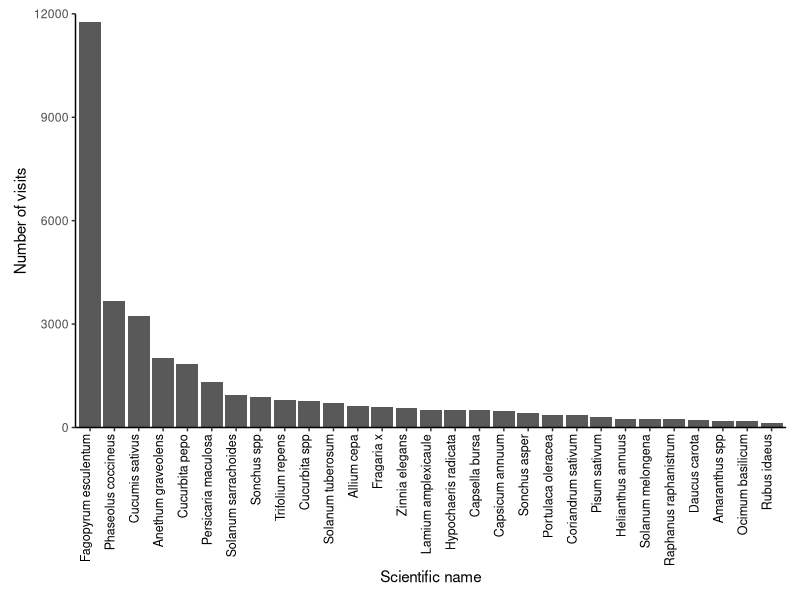
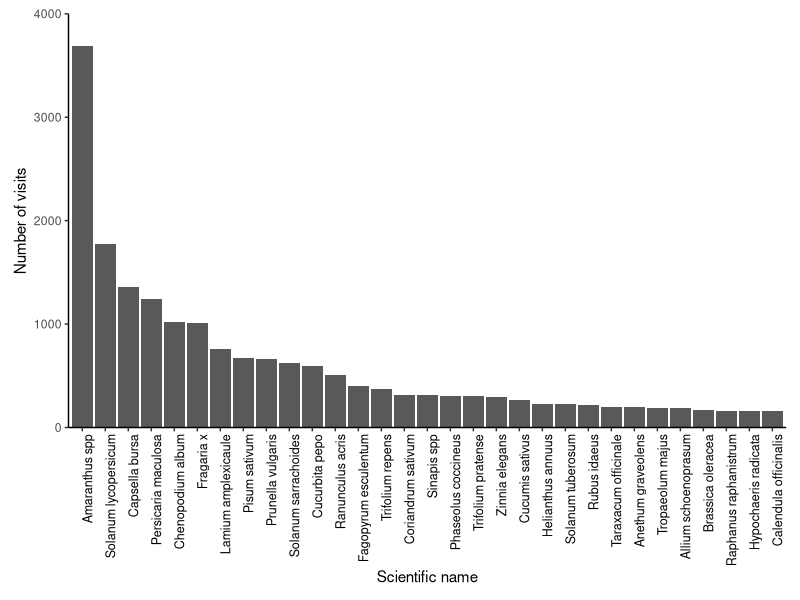
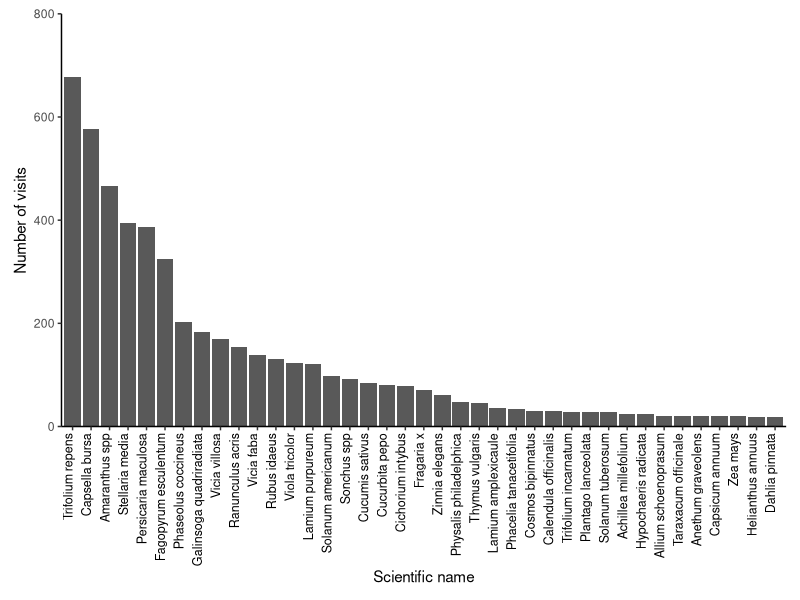
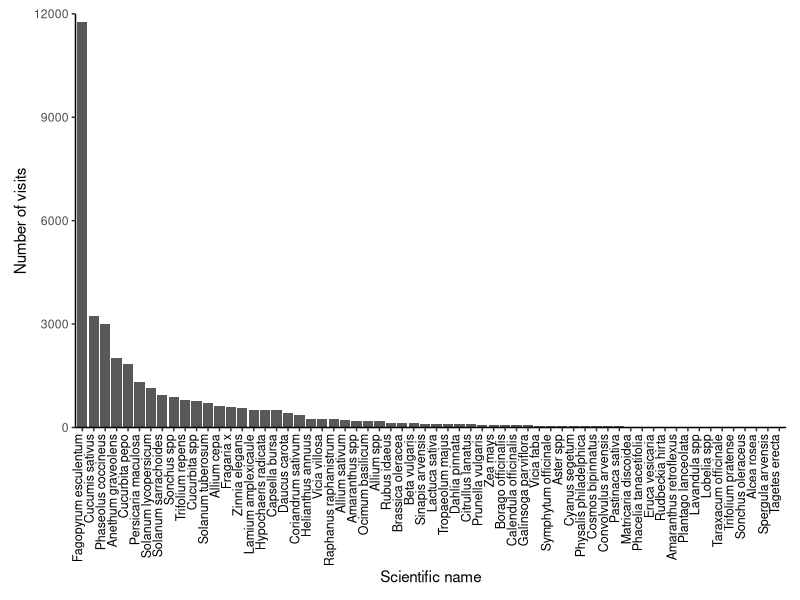
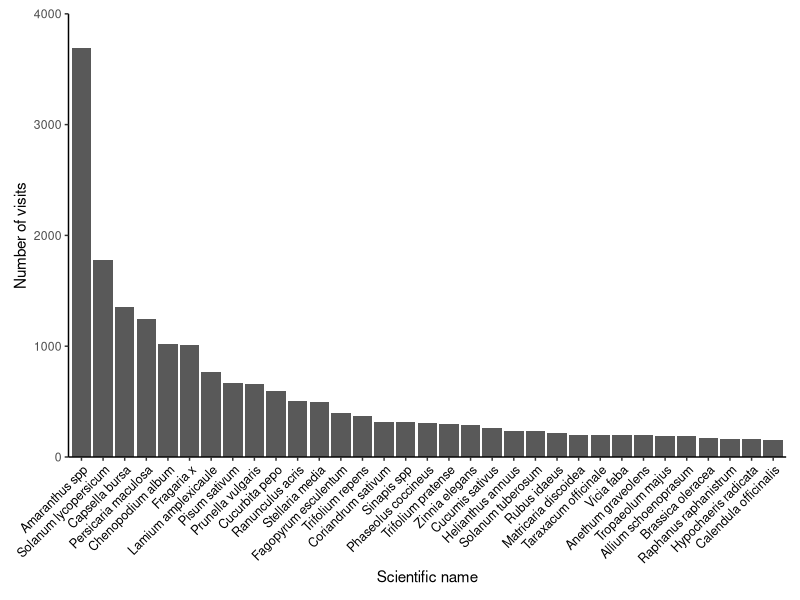
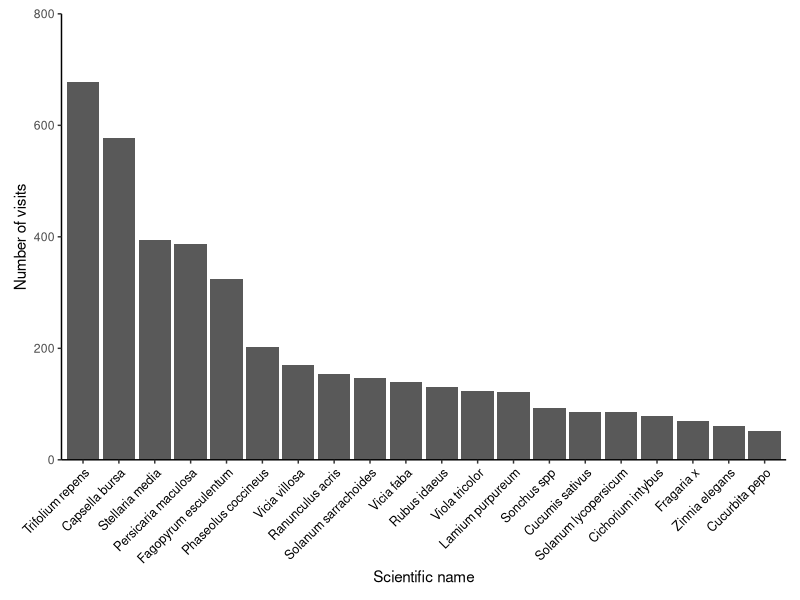

These figures' R source, in order:
## ---- chunk 1
knitr::opts_chunk$set(echo = TRUE)
## ---- chunk 2
library(ggplot2)
## ---- chunk 3
#Load in data
hb2014 <- read.csv("EB_visitation_honeybees_2014.csv")

#Remove unnecessary columns to only have number of visitations per species columns remaining
hb2014<- subset(hb2014, select = -c(1:3))

# placeholder for total number of visitation
sumhb2014 <- c()

for(each in hb2014) {
  sumhb2014 <- append(sumhb2014, sum(each))
}

#Get column names
namehb2014 <- c()

#Creates a vector containing the column names from the original data file
for(each in hb2014) {
  namehb2014 <- colnames(hb2014, do.NULL = FALSE)
}


#Clean column names to only have genus and species

#Creates vector to store each of the genera
genushb2014 <- c()

for (each in namehb2014) {
  #Stores each Genus at a time after removing other unwanted name components
  tempgenus <- unlist(strsplit(each, "\\."))[1]
  #this creates a vector with the row numbers of each genus
  rowNumbers <- which(each == namehb2014)
  #Using the indexing of rownumbers, each genus is added to genushb2014 in the proper order
  genushb2014[rowNumbers] <- tempgenus
}

#Creates vector to store each of the epithets
epithethb2014 <- c()

for (each in namehb2014) {
  #Stores each epithet at a time after removing other unwanted name components
  tempepithet <- unlist(strsplit(each, "\\."))[2]
  #this creates a vector with the row numbers of each epithet
  rowNumbers <- which(each == namehb2014)
  #Using the indexing of rownumbers, each epithet is added to epithethb2014 in the proper order
  epithethb2014[rowNumbers] <- tempepithet
}

#Combine genus and species for each flower into 1 data point per flower
scientificNamehb2014 <- paste(genushb2014, epithethb2014)

#Creates the dataframe that will be used to plot the means, with the means in one column and the Scientific names in the other
plotDatahb2014 <- data.frame(
  Number_of_Visits = sumhb2014,
  ScientificNames = scientificNamehb2014
)

#Arbitrarily removes low number of visitations from the data
plotDatahb2014 <- subset(plotDatahb2014, Number_of_Visits>130)

#Attempt at new version of plotting
ggplot(plotDatahb2014, aes(x= reorder(ScientificNames, -Number_of_Visits, FUN = sum), y= Number_of_Visits)) +
  geom_bar(stat = "identity") +
  theme_classic() +
  scale_y_continuous(expand = c(0,0)) +
  geom_text(aes(x=1, y=12000, label="Stretch it"), vjust=-1) +
  theme(axis.text.x = element_text(angle = 90, size = 9,color = "black", face = "plain", vjust = 0, hjust = 1),plot.margin = margin(10, 10, 10, 10)) + 
  xlab("Scientific name") +
  ylab("Number of visits")  

## ---- chunk 4
hb2015 <- read.csv("EB_visitation_honeybees_2015.csv")

#Remove unnecessary columns to only have number of visitations per species columns remaining
hb2015 <- subset(hb2015, select = -c(1:3))

# placeholder for total number of visitation
sumhb2015 <- c()

for(each in hb2015) {
  sumhb2015 <- append(sumhb2015, sum(each))
}

#Get column names
namehb2015 <- c()

#Creates a vector containing the column names from the original data file
for(each in hb2015) {
  namehb2015 <- colnames(hb2015, do.NULL = FALSE)
}


#Clean column names to only have genus and species

#Creates vector to store each of the genera
genushb2015 <- c()

for (each in namehb2015) {
  #Stores each Genus at a time after removing other unwanted name components
  tempgenus <- unlist(strsplit(each, "\\."))[1]
  #this creates a vector with the row numbers of each genus
  rowNumbers <- which(each == namehb2015)
  #Using the indexing of rownumbers, each genus is added to genushb2014 in the proper order
  genushb2015[rowNumbers] <- tempgenus
}

#Creates vector to store each of the epithets
epithethb2015 <- c()

for (each in namehb2015) {
  #Stores each epithet at a time after removing other unwanted name components
  tempepithet <- unlist(strsplit(each, "\\."))[2]
  #this creates a vector with the row numbers of each epithet
  rowNumbers <- which(each == namehb2015)
  #Using the indexing of rownumbers, each epithet is added to epithethb2014 in the proper order
  epithethb2015[rowNumbers] <- tempepithet
}

#Combine genus and species for each flower into 1 data point per flower
scientificNamehb2015 <- paste(genushb2015, epithethb2015)

#Creates the dataframe that will be used to plot the means, with the means in one column and the Scientific names in the other
plotDatahb2015 <- data.frame(
  Number_of_Visits = sumhb2015,
  ScientificNames = scientificNamehb2015
)

#Arbitrarily removes low number of visitations from the data
plotDatahb2015 <- subset(plotDatahb2015, Number_of_Visits>150)

#Attempt at new version of plotting
ggplot(plotDatahb2015, aes(x= reorder(ScientificNames, -Number_of_Visits, FUN = sum), y= Number_of_Visits)) +
  geom_bar(stat = "identity") +
  theme_classic() +
  scale_y_continuous(expand = c(0,0)) +
  geom_text(aes(x=1, y=4000, label="Stretch it"), vjust=-1) +
  theme(axis.text.x = element_text(angle = 90, size = 9,color = "black", face = "plain", vjust = 1, hjust = 1),plot.margin = margin(10, 10, 10, 10)) + 
  xlab("Scientific name") +
  ylab("Number of visits")  

## ---- chunk 5
hb2016 <- read.csv("EB_visitation_honeybees_2016.csv")

#Remove unnecessary columns to only have number of visitations per species columns remaining
hb2016 <- subset(hb2016, select = -c(1:3))

# placeholder for total number of visitation
sumhb2016 <- c()

for(each in hb2016) {
  sumhb2016 <- append(sumhb2016, sum(each))
}

#Get column names
namehb2016 <- c()

#Creates a vector containing the column names from the original data file
for(each in hb2016) {
  namehb2016 <- colnames(hb2016, do.NULL = FALSE)
}


#Clean column names to only have genus and species

#Creates vector to store each of the genera
genushb2016 <- c()

for (each in namehb2016) {
  #Stores each Genus at a time after removing other unwanted name components
  tempgenus <- unlist(strsplit(each, "\\."))[1]
  #this creates a vector with the row numbers of each genus
  rowNumbers <- which(each == namehb2016)
  #Using the indexing of rownumbers, each genus is added to genushb2014 in the proper order
  genushb2016[rowNumbers] <- tempgenus
}

#Creates vector to store each of the epithets
epithethb2016 <- c()

for (each in namehb2016) {
  #Stores each epithet at a time after removing other unwanted name components
  tempepithet <- unlist(strsplit(each, "\\."))[2]
  #this creates a vector with the row numbers of each epithet
  rowNumbers <- which(each == namehb2016)
  #Using the indexing of rownumbers, each epithet is added to epithethb2014 in the proper order
  epithethb2016[rowNumbers] <- tempepithet
}

#Combine genus and species for each flower into 1 data point per flower
scientificNamehb2016 <- paste(genushb2016, epithethb2016)

#Creates the dataframe that will be used to plot the means, with the means in one column and the Scientific names in the other
plotDatahb2016 <- data.frame(
  Number_of_Visits = sumhb2016,
  ScientificNames = scientificNamehb2016
)

#Arbitrarily removes low number of visitations from the data
plotDatahb2016 <- subset(plotDatahb2016, Number_of_Visits>15)

#Attempt at new version of plotting
ggplot(plotDatahb2016, aes(x= reorder(ScientificNames, -Number_of_Visits, FUN = sum), y= Number_of_Visits)) +
  geom_bar(stat = "identity") +
  theme_classic() +
  scale_y_continuous(expand = c(0,0)) +
  geom_text(aes(x=1, y=800, label="Stretch it"), vjust=-1) +
  theme(axis.text.x = element_text(angle = 90, size = 9,color = "black", face = "plain", vjust = 0, hjust = 1),plot.margin = margin(10, 10, 10, 10)) + 
  xlab("Scientific name") +
  ylab("Number of visits")  

## ---- chunk 6
wb2014 <- read.csv("EB_visitation_wildbees_2014.csv")

#Remove unnecessary columns to only have number of visitations per species columns remaining
wb2014 <- subset(wb2014, select = -c(1:3))

# placeholder for total number of visitation
sumwb2014 <- c()

for(each in wb2014) {
  sumwb2014 <- append(sumwb2014, sum(each))
}

#Get column names
namewb2014 <- c()

#Creates a vector containing the column names from the original data file
for(each in wb2014) {
  namewb2014 <- colnames(wb2014, do.NULL = FALSE)
}


#Clean column names to only have genus and species

#Creates vector to store each of the genera
genuswb2014 <- c()

for (each in namewb2014) {
  #Stores each Genus at a time after removing other unwanted name components
  tempgenus <- unlist(strsplit(each, "\\."))[1]
  #this creates a vector with the row numbers of each genus
  rowNumbers <- which(each == namewb2014)
  #Using the indexing of rownumbers, each genus is added to genushb2014 in the proper order
  genuswb2014[rowNumbers] <- tempgenus
}

#Creates vector to store each of the epithets
epithetwb2014 <- c()

for (each in namewb2014) {
  #Stores each epithet at a time after removing other unwanted name components
  tempepithet <- unlist(strsplit(each, "\\."))[2]
  #this creates a vector with the row numbers of each epithet
  rowNumbers <- which(each == namewb2014)
  #Using the indexing of rownumbers, each epithet is added to epithethb2014 in the proper order
  epithetwb2014[rowNumbers] <- tempepithet
}

#Combine genus and species for each flower into 1 data point per flower
scientificNamewb2014 <- paste(genuswb2014, epithetwb2014)

#Creates the dataframe that will be used to plot the means, with the means in one column and the Scientific names in the other
plotDatawb2014 <- data.frame(
  Number_of_Visits = sumwb2014,
  ScientificNames = scientificNamewb2014
)

#Arbitrarily removes low number of visitations from the data
plotDatawb2014 <- subset(plotDatawb2014, Number_of_Visits>10)

#Attempt at new version of plotting
ggplot(plotDatawb2014, aes(x= reorder(ScientificNames, -Number_of_Visits, FUN = sum), y= Number_of_Visits)) +
  geom_bar(stat = "identity") +
  theme_classic() +
  scale_y_continuous(expand = c(0,0)) +
  geom_text(aes(x=1, y=12000, label="Stretch it"), vjust=-1) +
  theme(axis.text.x = element_text(angle = 90, size = 9,color = "black", face = "plain", vjust = 0, hjust = 1),plot.margin = margin(10, 10, 10, 10)) + 
  xlab("Scientific name") +
  ylab("Number of visits")  

## ---- chunk 7
wb2015 <- read.csv("EB_visitation_wildbees_2015.csv")

#Remove unnecessary columns to only have number of visitations per species columns remaining
wb2015 <- subset(wb2015, select = -c(1:3))

# placeholder for total number of visitation
sumwb2015 <- c()

for(each in wb2015) {
  sumwb2015 <- append(sumwb2015, sum(each))
}

#Get column names
namewb2015 <- c()

#Creates a vector containing the column names from the original data file
for(each in wb2015) {
  namewb2015 <- colnames(wb2015, do.NULL = FALSE)
}


#Clean column names to only have genus and species

#Creates vector to store each of the genera
genuswb2015 <- c()

for (each in namewb2015) {
  #Stores each Genus at a time after removing other unwanted name components
  tempgenus <- unlist(strsplit(each, "\\."))[1]
  #this creates a vector with the row numbers of each genus
  rowNumbers <- which(each == namewb2015)
  #Using the indexing of rownumbers, each genus is added to genushb2014 in the proper order
  genuswb2015[rowNumbers] <- tempgenus
}

#Creates vector to store each of the epithets
epithetwb2015 <- c()

for (each in namewb2015) {
  #Stores each epithet at a time after removing other unwanted name components
  tempepithet <- unlist(strsplit(each, "\\."))[2]
  #this creates a vector with the row numbers of each epithet
  rowNumbers <- which(each == namewb2015)
  #Using the indexing of rownumbers, each epithet is added to epithethb2014 in the proper order
  epithetwb2015[rowNumbers] <- tempepithet
}

#Combine genus and species for each flower into 1 data point per flower
scientificNamewb2015 <- paste(genuswb2015, epithetwb2015)

#Creates the dataframe that will be used to plot the means, with the means in one column and the Scientific names in the other
plotDatawb2015 <- data.frame(
  Number_of_Visits = sumwb2015,
  ScientificNames = scientificNamewb2015
)

#Arbitrarily removes low number of visitations from the data
plotDatawb2015 <- subset(plotDatawb2015, Number_of_Visits>150)

#Attempt at new version of plotting
ggplot(plotDatawb2015, aes(x= reorder(ScientificNames, -Number_of_Visits, FUN = sum), y= Number_of_Visits)) +
  geom_bar(stat = "identity") +
  theme_classic() +
  scale_y_continuous(expand = c(0,0)) +
  geom_text(aes(x=1, y=4000, label="Stretch it"), vjust=-1) +
  theme(axis.text.x = element_text(angle = 45, size = 9,color = "black", face = "plain", vjust = 1, hjust = 1),plot.margin = margin(10, 10, 10, 10)) + 
  xlab("Scientific name") +
  ylab("Number of visits")  

## ---- chunk 8
wb2016 <- read.csv("EB_visitation_wildbees_2016.csv")

#Remove unnecessary columns to only have number of visitations per species columns remaining
wb2016 <- subset(wb2016, select = -c(1:3))

# placeholder for total number of visitation
sumwb2016 <- c()

for(each in wb2016) {
  sumwb2016 <- append(sumwb2016, sum(each))
}

#Get column names
namewb2016 <- c()

#Creates a vector containing the column names from the original data file
for(each in wb2016) {
  namewb2016 <- colnames(wb2016, do.NULL = FALSE)
}

#Clean column names to only have genus and species

#Creates vector to store each of the genera
genuswb2016 <- c()

for (each in namewb2016) {
  #Stores each Genus at a time after removing other unwanted name components
  tempgenus <- unlist(strsplit(each, "\\."))[1]
  #this creates a vector with the row numbers of each genus
  rowNumbers <- which(each == namewb2016)
  #Using the indexing of rownumbers, each genus is added to genushb2014 in the proper order
  genuswb2016[rowNumbers] <- tempgenus
}

#Creates vector to store each of the epithets
epithetwb2016 <- c()

for (each in namewb2016) {
  #Stores each epithet at a time after removing other unwanted name components
  tempepithet <- unlist(strsplit(each, "\\."))[2]
  #this creates a vector with the row numbers of each epithet
  rowNumbers <- which(each == namewb2016)
  #Using the indexing of rownumbers, each epithet is added to epithethb2014 in the proper order
  epithetwb2016[rowNumbers] <- tempepithet
}

#Combine genus and species for each flower into 1 data point per flower
scientificNamewb2016 <- paste(genuswb2016, epithetwb2016)

#Creates the dataframe that will be used to plot the means, with the means in one column and the Scientific names in the other
plotDatawb2016 <- data.frame(
  Number_of_Visits = sumwb2016,
  ScientificNames = scientificNamewb2016
)

#Arbitrarily removes low number of visitations from the data
plotDatawb2016 <- subset(plotDatawb2016, Number_of_Visits>50)

#Attempt at new version of plotting
ggplot(plotDatawb2016, aes(x= reorder(ScientificNames, -Number_of_Visits, FUN = sum), y= Number_of_Visits)) +
  geom_bar(stat = "identity") +
  theme_classic() +
  scale_y_continuous(expand = c(0,0)) +
  geom_text(aes(x=1, y=800, label="Stretch it"), vjust=-1) +
  theme(axis.text.x = element_text(angle = 45, size = 9,color = "black", face = "plain", vjust = 1, hjust = 1),plot.margin = margin(10, 10, 10, 10)) + 
  xlab("Scientific name") +
  ylab("Number of visits")  

